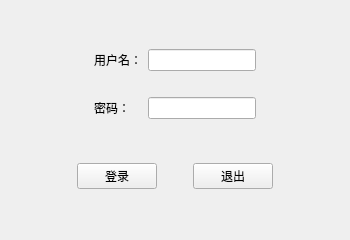
<?xml version="1.0" encoding="UTF-8"?>
<ui version="4.0">
 <class>MainWindow</class>
 <widget class="QMainWindow" name="MainWindow">
  <property name="geometry">
   <rect>
    <x>0</x>
    <y>0</y>
    <width>350</width>
    <height>240</height>
   </rect>
  </property>
  <property name="minimumSize">
   <size>
    <width>350</width>
    <height>240</height>
   </size>
  </property>
  <property name="maximumSize">
   <size>
    <width>350</width>
    <height>240</height>
   </size>
  </property>
  <property name="windowTitle">
   <string>登录窗口</string>
  </property>
  <widget class="QWidget" name="centralWidget">
   <layout class="QVBoxLayout" name="verticalLayout">
    <item>
     <widget class="QWidget" name="widget" native="true">
      <property name="sizePolicy">
       <sizepolicy hsizetype="Preferred" vsizetype="Fixed">
        <horstretch>0</horstretch>
        <verstretch>0</verstretch>
       </sizepolicy>
      </property>
      <layout class="QGridLayout" name="gridLayout">
       <property name="leftMargin">
        <number>0</number>
       </property>
       <property name="topMargin">
        <number>0</number>
       </property>
       <property name="rightMargin">
        <number>0</number>
       </property>
       <property name="bottomMargin">
        <number>0</number>
       </property>
       <item row="0" column="1">
        <widget class="QLabel" name="label">
         <property name="text">
          <string>用户名：</string>
         </property>
        </widget>
       </item>
       <item row="0" column="2">
        <widget class="QLineEdit" name="lineEdit"/>
       </item>
       <item row="2" column="2">
        <widget class="QLineEdit" name="lineEdit_2">
         <property name="echoMode">
          <enum>QLineEdit::Password</enum>
         </property>
        </widget>
       </item>
       <item row="2" column="1">
        <widget class="QLabel" name="label_2">
         <property name="text">
          <string>密码：</string>
         </property>
        </widget>
       </item>
       <item row="0" column="0">
        <spacer name="horizontalSpacer_4">
         <property name="orientation">
          <enum>Qt::Horizontal</enum>
         </property>
         <property name="sizeHint" stdset="0">
          <size>
           <width>40</width>
           <height>20</height>
          </size>
         </property>
        </spacer>
       </item>
       <item row="0" column="3">
        <spacer name="horizontalSpacer_5">
         <property name="orientation">
          <enum>Qt::Horizontal</enum>
         </property>
         <property name="sizeHint" stdset="0">
          <size>
           <width>40</width>
           <height>20</height>
          </size>
         </property>
        </spacer>
       </item>
       <item row="1" column="1">
        <spacer name="verticalSpacer">
         <property name="orientation">
          <enum>Qt::Vertical</enum>
         </property>
         <property name="sizeHint" stdset="0">
          <size>
           <width>20</width>
           <height>20</height>
          </size>
         </property>
        </spacer>
       </item>
      </layout>
     </widget>
    </item>
    <item>
     <widget class="QWidget" name="widget_3" native="true">
      <property name="sizePolicy">
       <sizepolicy hsizetype="Preferred" vsizetype="Fixed">
        <horstretch>0</horstretch>
        <verstretch>0</verstretch>
       </sizepolicy>
      </property>
      <layout class="QHBoxLayout" name="horizontalLayout_3">
       <property name="leftMargin">
        <number>0</number>
       </property>
       <property name="topMargin">
        <number>0</number>
       </property>
       <property name="rightMargin">
        <number>0</number>
       </property>
       <property name="bottomMargin">
        <number>0</number>
       </property>
       <item>
        <spacer name="horizontalSpacer">
         <property name="orientation">
          <enum>Qt::Horizontal</enum>
         </property>
         <property name="sizeHint" stdset="0">
          <size>
           <width>40</width>
           <height>20</height>
          </size>
         </property>
        </spacer>
       </item>
       <item>
        <widget class="QPushButton" name="pushButton">
         <property name="text">
          <string>登录</string>
         </property>
        </widget>
       </item>
       <item>
        <spacer name="horizontalSpacer_3">
         <property name="orientation">
          <enum>Qt::Horizontal</enum>
         </property>
         <property name="sizeType">
          <enum>QSizePolicy::Fixed</enum>
         </property>
         <property name="sizeHint" stdset="0">
          <size>
           <width>30</width>
           <height>20</height>
          </size>
         </property>
        </spacer>
       </item>
       <item>
        <widget class="QPushButton" name="pushButton_2">
         <property name="text">
          <string>退出</string>
         </property>
        </widget>
       </item>
       <item>
        <spacer name="horizontalSpacer_2">
         <property name="orientation">
          <enum>Qt::Horizontal</enum>
         </property>
         <property name="sizeHint" stdset="0">
          <size>
           <width>40</width>
           <height>20</height>
          </size>
         </property>
        </spacer>
       </item>
      </layout>
     </widget>
    </item>
   </layout>
  </widget>
 </widget>
 <layoutdefault spacing="6" margin="11"/>
 <resources/>
 <connections/>
</ui>
